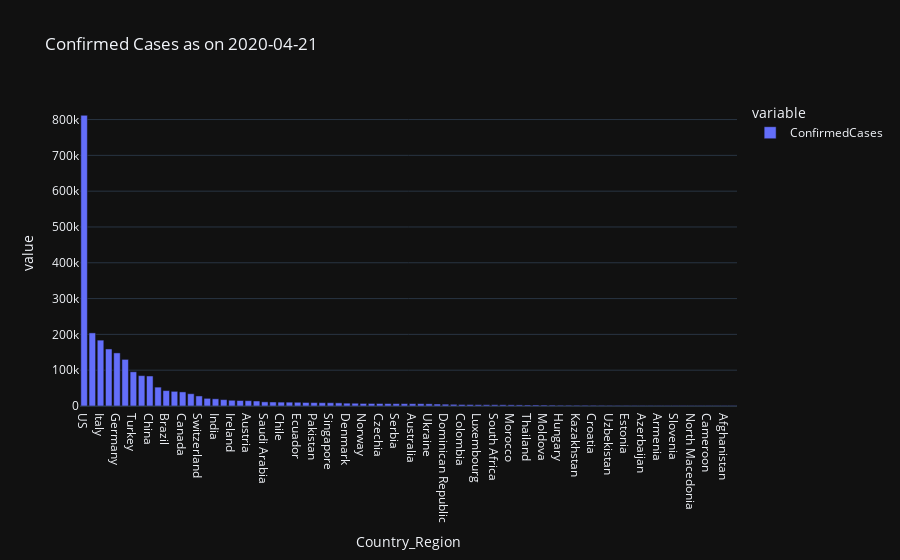

Notebook code cell kept with this figure:
### Markdown cell above
## Country wise analysis

### Code cell
top_country_df = dfc.query('(Date == @today) & (ConfirmedCases > 1000)').sort_values('ConfirmedCases', ascending=False)

top_country_melt_df = pd.melt(top_country_df, id_vars='Country_Region', value_vars='ConfirmedCases')

fig = px.bar(top_country_melt_df, x="Country_Region", y="value", color='variable',
              title=f'Confirmed Cases as on {today}')
fig.show()

### Figure 1 — Plotly figure (JSON) as saved in the notebook; plotly's stock layout.template omitted (floating-point values rounded to 4 significant figures)
{"data": [{"alignmentgroup": "True", "hoverlabel": {"namelength": 0}, "hovertemplate": "variable=ConfirmedCases<br>Country_Region=%{x}<br>value=%{y}", "legendgroup": "ConfirmedCases", "marker": {"color": "#636efa"}, "name": "ConfirmedCases", "offsetgroup": "ConfirmedCases", "orientation": "v", "showlegend": true, "textposition": "auto", "type": "bar", "x": ["US", "Spain", "Italy", "France", "Germany", "United Kingdom", "Turkey", "Iran", "China", "Russia", "Brazil", "Belgium", "Canada", "Netherlands", "Switzerland", "Portugal", "India", "Peru", "Ireland", "Sweden", "Austria", "Israel", "Saudi Arabia", "Japan", "Chile", "Korea, South", "Ecuador", "Poland", "Pakistan", "Romania", "Singapore", "Mexico", "Denmark", "United Arab Emirates", "Norway", "Indonesia", "Czechia", "Belarus", "Serbia", "Philippines", "Australia", "Qatar", "Ukraine", "Malaysia", "Dominican Republic", "Panama", "Colombia", "Finland", "Luxembourg", "Egypt", "South Africa", "Bangladesh", "Morocco", "Argentina", "Thailand", "Algeria", "Moldova", "Greece", "Hungary", "Kuwait", "Kazakhstan", "Bahrain", "Croatia", "Iceland", "Uzbekistan", "Iraq", "Estonia", "Oman", "Azerbaijan", "New Zealand", "Armenia", "Lithuania", "Slovenia", "Bosnia and Herzegovina", "North Macedonia", "Slovakia", "Cameroon", "Cuba", "Afghanistan", "Ghana"], "xaxis": "x", "y": [811870, 204178, 183957, 159297, 148291, 130172, 95591, 84802, 83853, 52763, 43079, 40956, 39389, 34317, 28063, 21379, 20080, 17837, 16040, 15322, 14873, 13942, 11631, 11135, 10832, 10683, 10398, 9856, 9565, 9242, 9125, 8772, 7891, 7755, 7191, 7135, 7033, 6723, 6630, 6599, 6547, 6533, 6125, 5482, 5044, 4658, 4149, 4014, 3618, 3490, 3465, 3382, 3209, 3031, 2811, 2811, 2614, 2401, 2098, 2080, 1995, 1973, 1908, 1778, 1678, 1602, 1552, 1508, 1480, 1445, 1401, 1350, 1344, 1342, 1231, 1199, 1163, 1137, 1092, 1042], "yaxis": "y"}], "layout": {"barmode": "relative", "legend": {"title": {"text": "variable"}, "tracegroupgap": 0}, "title": {"text": "Confirmed Cases as on 2020-04-21"}, "xaxis": {"anchor": "y", "domain": [0, 1], "title": {"text": "Country_Region"}}, "yaxis": {"anchor": "x", "domain": [0, 1], "title": {"text": "value"}}}}
